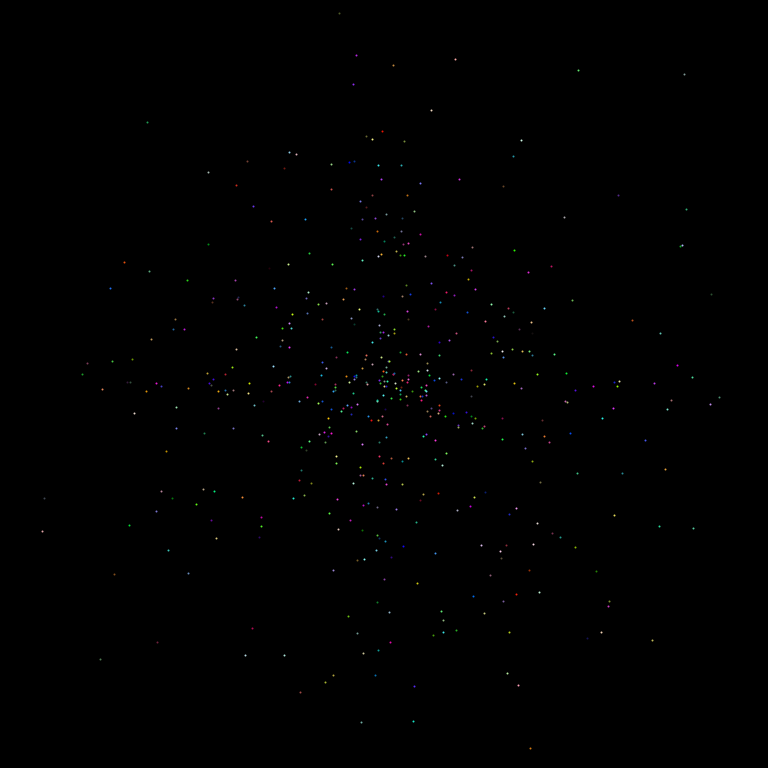
Frame 1 (no input)
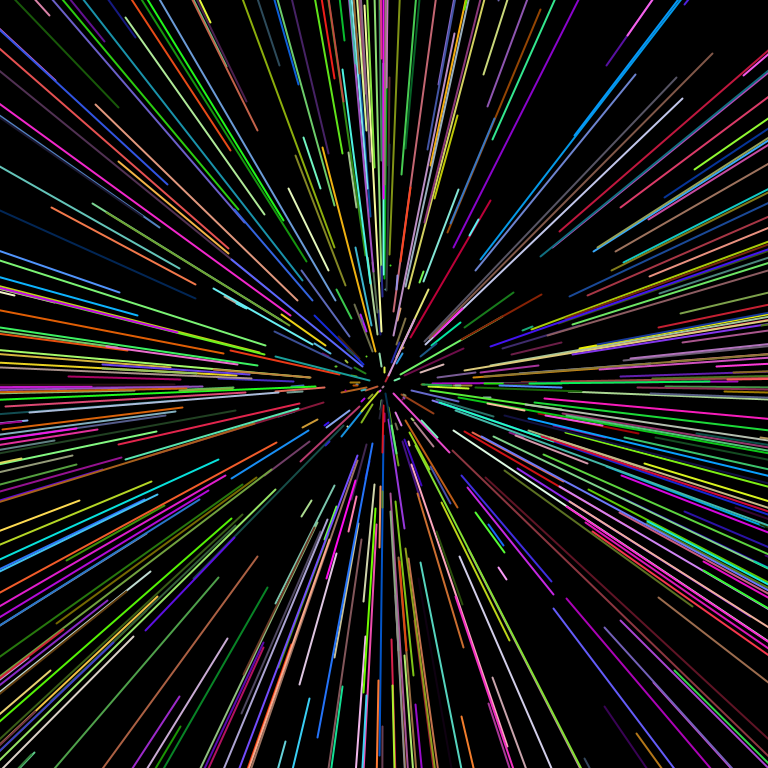
Frame 60 (the mouse pressed at the canvas centre just before this capture)
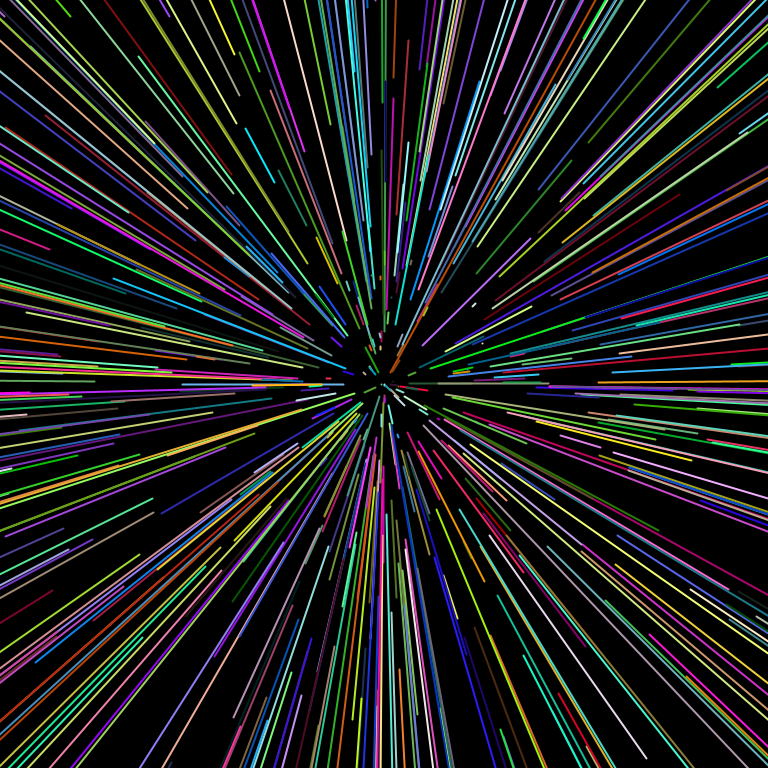
Frame 120 (the mouse held since frame 60 and released just before this capture)

The Processing sketch that drew these frames (run headless with seeded random() and noise(); from frame 60 on, the mouse is pressed at the canvas centre):

// Processing sketch: warp_drive
// ── warp_drive.pde
class Star {
  color c;
  float x1, y1, x2, y2;
  float factorOne = 1.025;
  float factorTwo = 1.06;
  
  Star() {
    c = color(random(0, 255), random(0, 255), random(0, 255), random(175, 225));
    this.x1 = random(width - width/2) * random(-1,1);
    this.y1 = random(height - height/2) * random(-1,1);
    this.x2 = x1;
    this.y2 = y1;
  }
  
  void display() {
    stroke(random(0,255), random(0,255), random(0,255));
    strokeWeight(2);
    line(this.x1, this.y1, this.x2, this.y2);
  }
  
  void accelerate() {
    this.x1 = factorOne*this.x1;
    this.y1 = factorOne*this.y1;
    this.x2 = factorTwo*this.x2;
    this.y2 = factorTwo*this.y2;
  
    if (abs(this.x1) > width/2 || abs(this.y1) > height/2) {
      this.x1 = (random(width - width/2)/2 * random(-1,1));
      this.y1 = (random(height - height/2)/2 * random(-1,1));
      this.x2 = this.x1;
      this.y2 = this.y1;
    }
  }
}

int numStars = 500;
ArrayList<Star> stars;

void setup() {
  size(768, 768);
  
  stars = new ArrayList<Star>();
  for (int i = 0; i < numStars; i++) {
    stars.add(new Star());
  }
}

void draw() {
  background(0);
  translate(width/2, height/2);
  for (int i = 0; i < stars.size()-1; i++) {
    Star s = stars.get(i);
    s.display();
    s.accelerate();
  }
}
